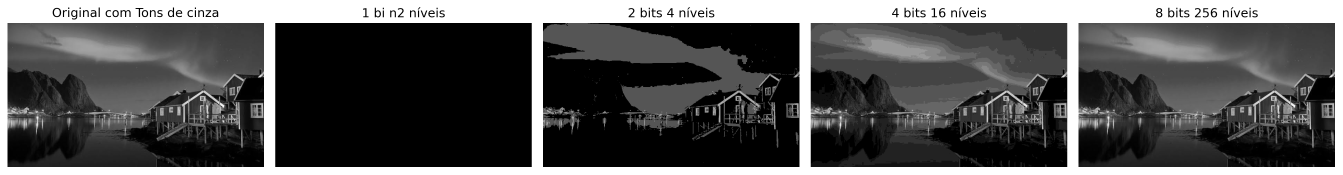
#> input picture quantizacao.png, 5370 x 698 px, given in place of cr7.jpg, which was not available (shown at 1/4 size)
$ python aula_1_processamento_de_imagens.py
#> lines starting #> are read from the running program, lines starting #| are printed output that depends on the picture; pictures that were not available may be replaced by others from this repository, and a replacement may not be noted
# -*- coding: utf-8 -*-
"""Aula 1 processamento de imagens

Automatically generated by Colab.

Original file is located at
    https://colab.research.google.com/drive/1nOHdZ4cB-8kyv-wFtjglZYI08ANjGA9_
"""

from google.colab import files #importa a imagem
import cv2 #Cv2 openCV
from google.colab.patches import cv2_imshow #exibir a imagem no google colab

arquivos = files.upload()
#> the answer given: quantizacao.png

"""Leitura de imagem

"""

img = cv2.imread("cr7.jpg")
#> img is the input picture: shape (698, 5370, 3); min 0, max 255, mean 85.9
print(img)
#> (printed output is left out)

img = cv2.imread("cr7.jpg")
cv2_imshow(img)

img_mod = img / 2
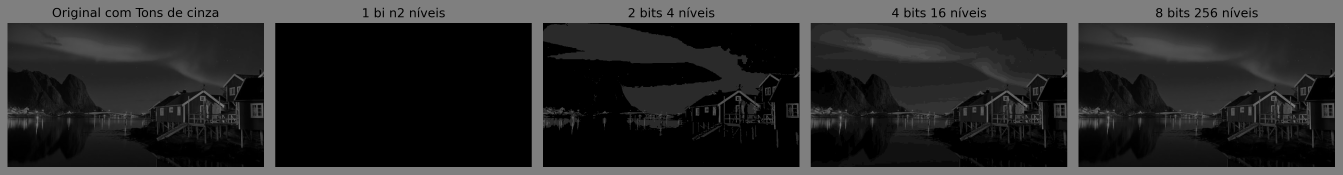
#> img_mod: shape (698, 5370, 3) float64 (shown at 1/4 size); min 0, max 127.5, mean 42.9
cv2_imshow(img_mod)

import numpy as np
img_mod3 = np.minimum(img*2, 255)
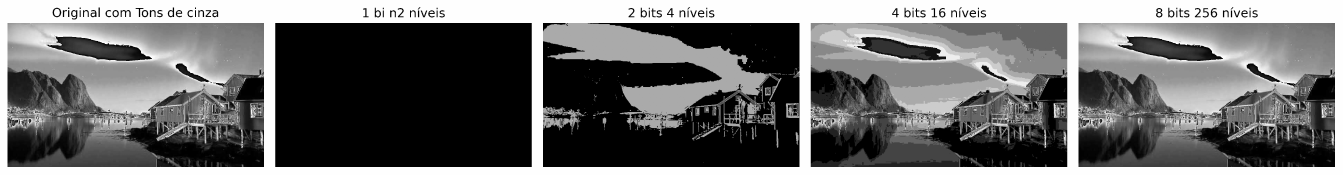
#> img_mod3: shape (698, 5370, 3) (shown at 1/4 size); min 0, max 254, mean 109.9
cv2_imshow(img_mod3)

# processo de segmentação
img = cv2.imread("cr7.jpg")
B,G,R = cv2.split(img)
cv2_imshow(B)

import matplotlib.pyplot as plt
img = cv2.imread("cr7.jpg")
B, G , R = cv2.split(img)

#Subplot do azul (B)
plt.subplot(1,3,1)
plt.imshow(B)
plt.axis('off')
plt.title("Azul (B)")
#Subplot do vermelho (G)
plt.subplot(1,3,2)
plt.imshow(G)
plt.axis('off')
plt.title("Verde (G)")
#Subplot do vermelho (R)
plt.subplot(1,3,3)
plt.imshow(R)
plt.axis('off')
plt.title("Vermelho (R)")

n = np.arange(0,20)

plt.subplot(2,2,1)
plt.plot(n,np.sin(n))
plt.subplot(2,2,2)
plt.plot(n,np.cos(n))
plt.subplot(2,2,3)
plt.plot(n)
plt.subplot(2,2,4)
plt.plot(n*n)
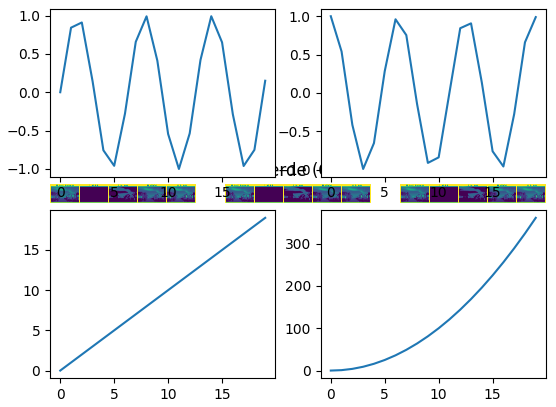
#> figure drawn by matplotlib, 7 panels; panel 4: curve peaks at x = 14, y = 0.991; panel 5: curve peaks at x = 0, y = 1; panel 6: curve peaks at x = 19, y = 19; panel 7: curve peaks at x = 19, y = 361
